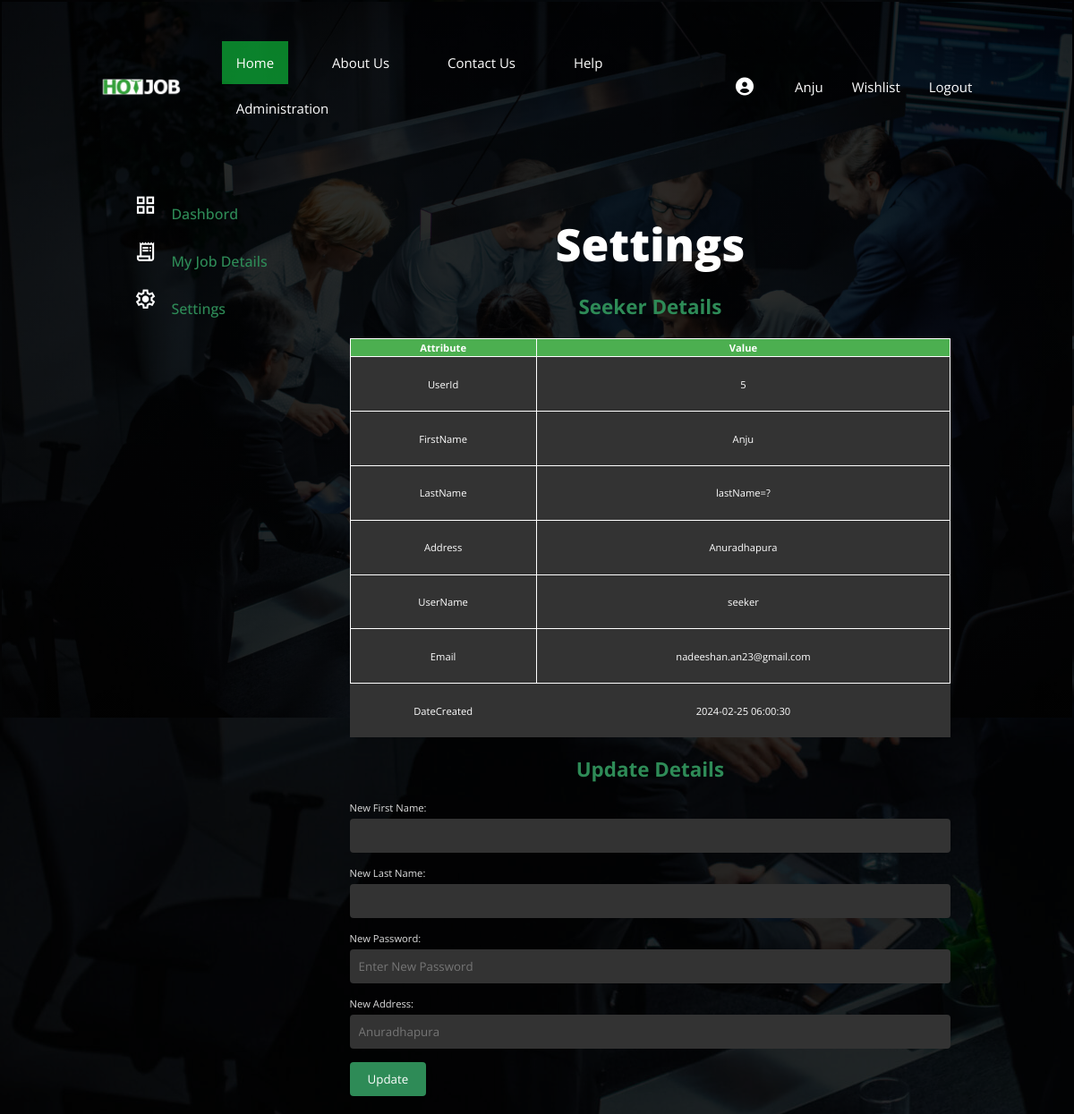
The app's page /profile/settings.php (signed in) with its own data.
### tables this page shows
CREATE TABLE `seeker_data` (
  `userId` int(11) NOT NULL,
  `firstName` varchar(25) NOT NULL,
  `lastName` varchar(25) NOT NULL,
  `address` varchar(255) NOT NULL,
  `userName` varchar(50) NOT NULL,
  `email` varchar(30) NOT NULL,
  `password` varchar(255) NOT NULL,
  `dateCreated` timestamp NOT NULL DEFAULT current_timestamp()
);

### profile/settings.php (the view, shortened to what this page needs)
<!DOCTYPE html>
<html>
<head>
    <link rel="stylesheet" href="./../css/settings.css">
</head>
<body>
    <?php
include("./../includes/dbh.inc.php");
$userData = [];
$idField = "";
$tableName = "";
$userType = "";
if (isset($_SESSION["userid"])) {
    $userId = $_SESSION["userid"];
    $tableName = "seeker_data";
    $idField = "userId";
    $userType = "Seeker";
    $updateFile = "seeker.profile.inc.php";
} elseif (isset($_SESSION["recid"])) {
    $userId = $_SESSION["recid"];
    $tableName = "recruiter_data";
    $idField = "recId";
    $userType = "Recruiter";
    $updateFile = "rec.profile.inc.php";
}
$query = "SELECT * FROM $tableName WHERE $idField = ?";
$stmt = mysqli_prepare($conn, $query);
mysqli_stmt_bind_param($stmt, "i", $userId);
mysqli_stmt_execute($stmt);
$result = mysqli_stmt_get_result($stmt);
if ($row = mysqli_fetch_assoc($result)) {
    $userData = $row;
} else {
    echo "User data not found!";
}
include("profile_header.php");
?>
<main>
    <h1>Settings</h1>
    <h2><?php echo $userType; ?> Details</h2>
    <table>
        <tr>
            <th>Attribute</th>
            <th>Value</th>
        </tr>
        <?php foreach ($userData as $key => $value): ?>
            <?php if ($key !== 'password'): ?>
                <tr>
                    <td><?php echo ucwords(str_replace('_', ' ', $key)); ?></td>
                    <td>
                        <?php
                        echo $value;
                        ?>
                    </td>
                </tr>
            <?php endif; ?>
        <?php endforeach; ?>
    </table>
    <h2>Update Details</h2>
    <form id="update_form" action="./../includes/<?php echo $updateFile; ?>" method="post">
        <label for="new_first_name">New First Name:</label>
        <input type="text" id="new_first_name" name="firstName" placeholder="<?php echo isset($userData['first_name']) ? $userData['first_name'] : ''; ?>">
        <label for="new_last_name">New Last Name:</label>
        <input type="text" id="new_last_name" name="lastName" placeholder="<?php echo isset($userData['last_name']) ? $userData['last_name'] : ''; ?>">
        <label for="new_password">New Password:</label>
        <input type="text" id="new_password" name="newPassword" placeholder="Enter New Password">
        <?php if ($tableName === "seeker_data"): ?>
            <label for="new_address">New Address:</label>
            <input type="text" id="new_address" name="address" placeholder="<?php echo isset($userData['address']) ? $userData['address'] : ''; ?>">
        <?php endif; ?>
        <button type="submit" name="update_user">Update</button>
    </form>
</main>
</div>
</body>
</html>

### css/settings.css (style rules this page uses)
body { font-family: Arial, sans-serif; background-color: #1b1b1b; color: #e0e0e0; margin: 0; padding: 0; }
main { padding: 20px; }
h1, h2 { margin-top: 20px; text-align: center; color: #2e8b57; font-size: 16px; }
table { margin-top: 20px ; width: 100%; border-collapse: collapse; background-color: #333; color: #fff; }
th, td { padding: 2px; text-align: center; border: 1px solid #ffffff; }
th { background-color: #4CAF50; color: #fff; }
form { margin-top: 20px; }
label { display: block; margin-bottom: 5px; color: #e0e0e0; }
input[type="text"] { width: 100%; padding: 10px; margin-bottom: 15px; border: none; border-radius: 4px; background-color: #333333; color: #e0e0e0; }
button[type="submit"] { background-color: #2e8b57; color: #ffffff; padding: 10px 20px; border: none; border-radius: 4px; cursor: pointer; }

### css/profile.css (style rules this page uses)
:root { --clr-primary: #7380ec; --clr-danger: #ff7782; --clr-success: #41f1b6; --clr-white: #fff; --clr-info-dark: #7d8da1; --clr-info-light: #dce1eb; --clr-dark: #363949; --clr-warnig: #ff4edc; --clr-light: rgba(132, 139, 200, 0.18); --clr-primary-variant: #111e88; --clr-dark-variant: #677483; --clr-color-background: #f6f6f9; --card-border-radius: 2rem; --border-radius-1: 0.4rem; --border-radius-2: 0.8rem; --border-radius-3: 1.2rem; --card-padding: 1.8rem; --padding-1: 1.2rem; --box-shadow: 0 2rem 3rem var(--clr-light); }
* { margin: 0; padding: 0; box-sizing: border-box; border: 0; text-decoration: none; list-style: none; appearance: none; }
body { width: 100vw; height: 100vh; font-size: .7rem; user-select: none; overflow-x: hidden; background: var(--clr-color-background); font-family: 'Poppins', sans-serif; }
h1 { font-weight: 800; font-size: 2.8rem; color: #4de248e7; text-align: center; }
h2 { font-size: 1.4rem; }
main { margin-top: 1.4rem; width: auto; }
main input { background-color: transparent; border: 0; outline: 0; color: var(--clr-dark); }
main h1 { color: white; }
main table tbody td { height: 3.8rem; border: 1px solid var(--clr-white); color:white }
main table tbody tr:last-child td { border: none; }

### css/home.css (style rules this page uses)
body { margin: 0; padding: 2px; font-family: 'Segoe UI', Tahoma, Geneva, Verdana, sans-serif, sans-serif; background-image: linear-gradient(rgba(0, 0, 0, 0.8),rgba(0,0,0,0.8)),url(./../images/background.png); }
h1 { color: rgb(49, 245, 98); font-size: 50px; }

### css/footer.css (style rules this page uses)
* { font-family: Open Sans; }

### records on screen
seeker_data: userId "5", firstName "Anju", lastName "lastName=?", address "Anuradhapura", userName "seeker", email "nadeeshan.an23@gmail.com", dateCreated "2024-02-25 06:00:30"

### other values on screen
$_SESSION['fname'] "Anju"
$userType "Seeker"
str_replace('_', ' ', $key) "UserId"
str_replace('_', ' ', $key) "FirstName"
str_replace('_', ' ', $key) "LastName"
str_replace('_', ' ', $key) "Address"
str_replace('_', ' ', $key) "UserName"
str_replace('_', ' ', $key) "Email"
str_replace('_', ' ', $key) "DateCreated"
